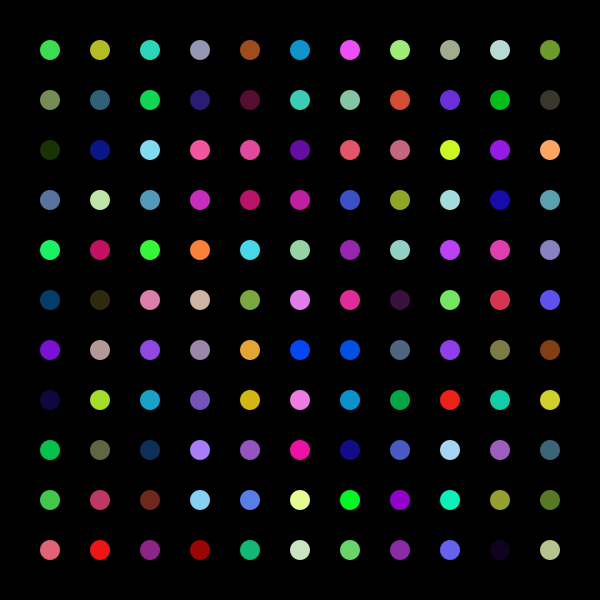
Frame 1 (no input)
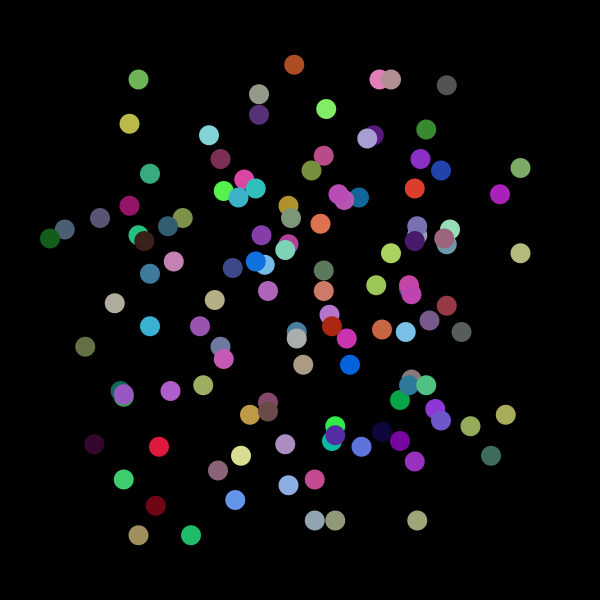
Frame 60 (the mouse pressed at the canvas centre just before this capture)
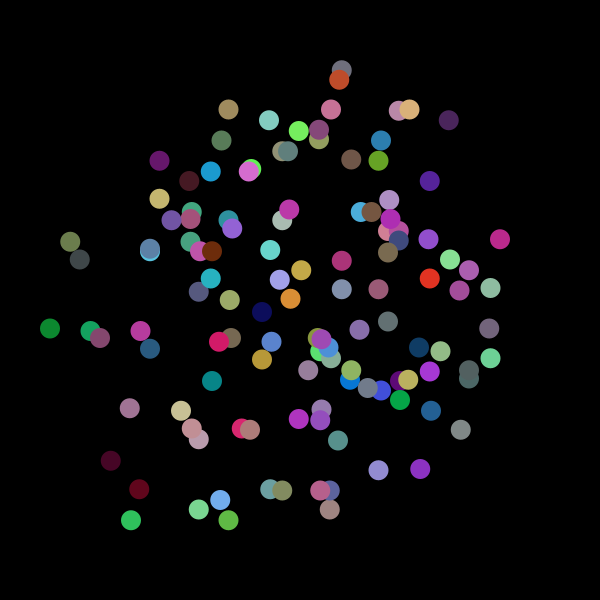
Frame 120 (the mouse held since frame 60 and released just before this capture)

The Processing sketch that drew these frames (run headless with seeded random() and noise(); from frame 60 on, the mouse is pressed at the canvas centre):

// Processing sketch: animgridspot
// ── animgridspot.pde

spot gridSpots [] = new spot[0];
spot nSpot = new spot();
bola bolas [] = new bola[0];
bola nBola = new bola();

int freeSpots[] = new int[0];
//PVector gridSpots [] = new PVector [0];
PVector nVec;
int mHN, mWN;
float lhm = 50, //left horizontal margin
      rhm = 50, //right horizontal margin
      tvm = 50, //top vertical margin
      bvm = 50, //bottom vertical margin
      bLerp = 0;
      
boolean nStep = true;
int rfSpot;


void setup(){
  size(600, 600);
  mWN = int((width - lhm - rhm)/50);
  mHN = int((height - tvm - bvm)/50);
  println("a");
  for(float i = lhm; i <= height - rhm; i += 50){
    for( float j = tvm; j <= width - bvm; j += 50){
      
      nBola = new bola();
      nSpot = new spot();
      bolas =     (bola []) append(bolas,     nBola);
      gridSpots = (spot []) append(gridSpots, nSpot);
      gridSpots[gridSpots.length -1].loc = new PVector();
      gridSpots[gridSpots.length -1].loc.set(i,j);
      
    }
    println(i);
  }
  println("b");
  
  for(int i = 0; i<gridSpots.length; i++){
   if(gridSpots[i].occupied == false){
    freeSpots = (int []) append(freeSpots,  i);
   }
  }
  
  for(int i = 0; i<bolas.length; i++){
   int rfSpot = round(random(freeSpots.length-1));
   bolas[i].loc = new PVector();
   bolas[i].loc.set(gridSpots[freeSpots[rfSpot]].loc);
   bolas[i].pSpotI = freeSpots[rfSpot];
   freeSpots = remove(freeSpots, rfSpot);
   //gridSpots[freeSpots[rfSpot]].occupied = true;
  }
  
  
  println("ok");
  noStroke();
  background(0);
}

void draw(){
  background(0);
  if(nStep == true){
    bLerp = 0;
    for(int i = 0; i<gridSpots.length; i++){
     if(gridSpots[i].occupied == false){
      freeSpots = (int []) append(freeSpots,  i);
     }
    }
    
    for(int i = 0; i<bolas.length; i++){
      if(freeSpots.length!=0){
         rfSpot = round(random(freeSpots.length-1));
      
     if(rfSpot > freeSpots.length){
       println("k");
     }
     if(freeSpots.length == 0) println("porra");
     if(freeSpots[rfSpot] > gridSpots.length){
       println("k");
     }
     
     bolas[i].nSpotI = freeSpots[rfSpot];
     
     
      //<>// //<>//
     gridSpots[freeSpots[rfSpot]].occupied = true;
     freeSpots = remove(freeSpots, rfSpot);
      }
    }
    nStep = false;
  }
  
  if(nStep == false){
    for(int i = 0; i<bolas.length; i++){
     bolas[i].loc.x = (lerp(gridSpots[bolas[i].pSpotI].loc.x,gridSpots[bolas[i].nSpotI].loc.x, bLerp));
     bolas[i].loc.y = (lerp(gridSpots[bolas[i].pSpotI].loc.y,gridSpots[bolas[i].nSpotI].loc.y, bLerp));
     bolas[i].cR = (lerp(gridSpots[bolas[i].pSpotI].cR,gridSpots[bolas[i].nSpotI].cR, bLerp));
     bolas[i].cG = (lerp(gridSpots[bolas[i].pSpotI].cG,gridSpots[bolas[i].nSpotI].cG, bLerp));
     bolas[i].cB = (lerp(gridSpots[bolas[i].pSpotI].cB,gridSpots[bolas[i].nSpotI].cB, bLerp));
       if(bLerp >= 1){
      gridSpots[bolas[i].nSpotI].occupied = false;
      }
    }
    if(bLerp >= 1){
     nStep = true;
    } else {
      bLerp += .005;
    }
  }
  
  for(int i = 0; i<bolas.length; i++){
    bolas[i].disp();
  }
  
  
}

int calcInd(float x, float y){
  int ind = (int) (x + (y*mWN)); 
  return ind;
}

class spot {
  PVector loc;
  float cR,
        cG,
        cB;
  color c;
  boolean occupied = false,
  targetted = false;
  
  
  spot(){
    cR = round(random(0,255));
    cG = round(random(0,255));
    cB = round(random(0,255));
    c = color(cR,cG,cB);
  }
}

class bola {
  PVector loc, dest;
  float cR,
        cG,
        cB;
  color c;
  int aSpotI, //actual spot index
  pSpotI,     //previous spot index
  nSpotI;     //next spot index
  
  bola(){
    
  }
  
  void fSortSpot(){
    
  }
  
  void disp(){
    fill(cR,cG,cB);
    ellipse(loc.x, loc.y, 20, 20);
  }
  
}

int[] remove(int array[], int item) {
  int outgoing[] = new int[array.length - 1];
  System.arraycopy(array, 0, outgoing, 0, item);
  System.arraycopy(array, item+1, outgoing, item, array.length - (item+1));
  return outgoing;
}
